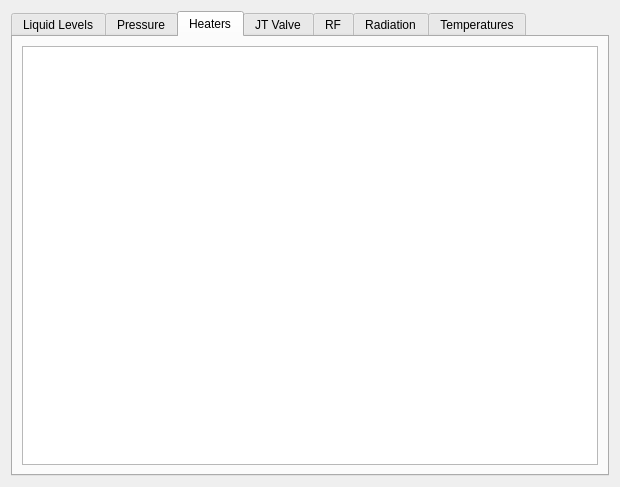
<?xml version="1.0" encoding="UTF-8"?>
<ui version="4.0">
 <class>LiveSignals</class>
 <widget class="QWidget" name="LiveSignals">
  <property name="geometry">
   <rect>
    <x>0</x>
    <y>0</y>
    <width>620</width>
    <height>487</height>
   </rect>
  </property>
  <property name="windowTitle">
   <string>Live Signals</string>
  </property>
  <layout class="QGridLayout" name="gridLayout">
   <item row="0" column="0">
    <widget class="QTabWidget" name="tabWidget_3">
     <property name="sizePolicy">
      <sizepolicy hsizetype="Minimum" vsizetype="Minimum">
       <horstretch>0</horstretch>
       <verstretch>0</verstretch>
      </sizepolicy>
     </property>
     <property name="tabShape">
      <enum>QTabWidget::Rounded</enum>
     </property>
     <property name="currentIndex">
      <number>2</number>
     </property>
     <property name="movable">
      <bool>true</bool>
     </property>
     <widget class="QWidget" name="tab_14">
      <attribute name="title">
       <string>Liquid Levels</string>
      </attribute>
      <layout class="QGridLayout" name="gridLayout_7">
       <item row="0" column="0">
        <widget class="PyDMTimePlot" name="liquidLevelPlot">
         <property name="toolTip">
          <string/>
         </property>
         <property name="showXGrid">
          <bool>true</bool>
         </property>
         <property name="showYGrid">
          <bool>true</bool>
         </property>
         <property name="showLegend">
          <bool>true</bool>
         </property>
         <property name="curves">
          <stringlist>
           <string>{&quot;channel&quot;: null, &quot;name&quot;: &quot;&quot;, &quot;color&quot;: &quot;white&quot;, &quot;lineStyle&quot;: 1, &quot;lineWidth&quot;: 1, &quot;symbol&quot;: null, &quot;symbolSize&quot;: 10}</string>
          </stringlist>
         </property>
         <property name="timeSpan">
          <double>3600.000000000000000</double>
         </property>
        </widget>
       </item>
      </layout>
     </widget>
     <widget class="QWidget" name="tab_15">
      <attribute name="title">
       <string>Pressure</string>
      </attribute>
      <layout class="QGridLayout" name="gridLayout_2">
       <item row="0" column="0">
        <widget class="PyDMTimePlot" name="pressurePlot">
         <property name="toolTip">
          <string/>
         </property>
         <property name="showXGrid">
          <bool>true</bool>
         </property>
         <property name="showYGrid">
          <bool>true</bool>
         </property>
         <property name="showLegend">
          <bool>true</bool>
         </property>
         <property name="timeSpan">
          <double>3600.000000000000000</double>
         </property>
        </widget>
       </item>
      </layout>
     </widget>
     <widget class="QWidget" name="tab_16">
      <attribute name="title">
       <string>Heaters</string>
      </attribute>
      <layout class="QGridLayout" name="gridLayout_3">
       <item row="0" column="0">
        <widget class="PyDMTimePlot" name="heaterPlot">
         <property name="toolTip">
          <string/>
         </property>
         <property name="showXGrid">
          <bool>true</bool>
         </property>
         <property name="showYGrid">
          <bool>true</bool>
         </property>
         <property name="showLegend">
          <bool>true</bool>
         </property>
         <property name="mouseEnabledX" stdset="0">
          <bool>true</bool>
         </property>
         <property name="timeSpan">
          <double>3600.000000000000000</double>
         </property>
        </widget>
       </item>
      </layout>
     </widget>
     <widget class="QWidget" name="tab_17">
      <attribute name="title">
       <string>JT Valve</string>
      </attribute>
      <layout class="QGridLayout" name="gridLayout_4">
       <item row="0" column="0">
        <widget class="PyDMTimePlot" name="valvePlot">
         <property name="toolTip">
          <string/>
         </property>
         <property name="showXGrid">
          <bool>true</bool>
         </property>
         <property name="showYGrid">
          <bool>true</bool>
         </property>
         <property name="showLegend">
          <bool>true</bool>
         </property>
         <property name="timeSpan">
          <double>3600.000000000000000</double>
         </property>
        </widget>
       </item>
      </layout>
     </widget>
     <widget class="QWidget" name="tab_18">
      <attribute name="title">
       <string>RF</string>
      </attribute>
      <layout class="QGridLayout" name="gridLayout_5">
       <item row="0" column="0">
        <widget class="PyDMTimePlot" name="rfPlot">
         <property name="toolTip">
          <string/>
         </property>
         <property name="showXGrid">
          <bool>true</bool>
         </property>
         <property name="showYGrid">
          <bool>true</bool>
         </property>
         <property name="showLegend">
          <bool>true</bool>
         </property>
         <property name="timeSpan">
          <double>3600.000000000000000</double>
         </property>
        </widget>
       </item>
      </layout>
     </widget>
     <widget class="QWidget" name="tab_19">
      <attribute name="title">
       <string>Radiation</string>
      </attribute>
      <layout class="QGridLayout" name="gridLayout_6">
       <item row="0" column="0">
        <widget class="PyDMTimePlot" name="radiationPlot">
         <property name="toolTip">
          <string/>
         </property>
         <property name="showXGrid">
          <bool>true</bool>
         </property>
         <property name="showYGrid">
          <bool>true</bool>
         </property>
         <property name="showLegend">
          <bool>true</bool>
         </property>
         <property name="timeSpan">
          <double>3600.000000000000000</double>
         </property>
        </widget>
       </item>
      </layout>
     </widget>
     <widget class="QWidget" name="tab_20">
      <attribute name="title">
       <string>Temperatures</string>
      </attribute>
      <layout class="QGridLayout" name="gridLayout_8">
       <item row="0" column="0">
        <widget class="PyDMTimePlot" name="temperaturePlot">
         <property name="toolTip">
          <string/>
         </property>
         <property name="showXGrid">
          <bool>true</bool>
         </property>
         <property name="showYGrid">
          <bool>true</bool>
         </property>
         <property name="showRightAxis">
          <bool>false</bool>
         </property>
         <property name="showLegend">
          <bool>true</bool>
         </property>
         <property name="timeSpan">
          <double>3600.000000000000000</double>
         </property>
        </widget>
       </item>
      </layout>
     </widget>
    </widget>
   </item>
  </layout>
 </widget>
 <customwidgets>
  <customwidget>
   <class>PyDMTimePlot</class>
   <extends>QGraphicsView</extends>
   <header>pydm.widgets.timeplot</header>
  </customwidget>
 </customwidgets>
 <resources/>
 <connections/>
</ui>
